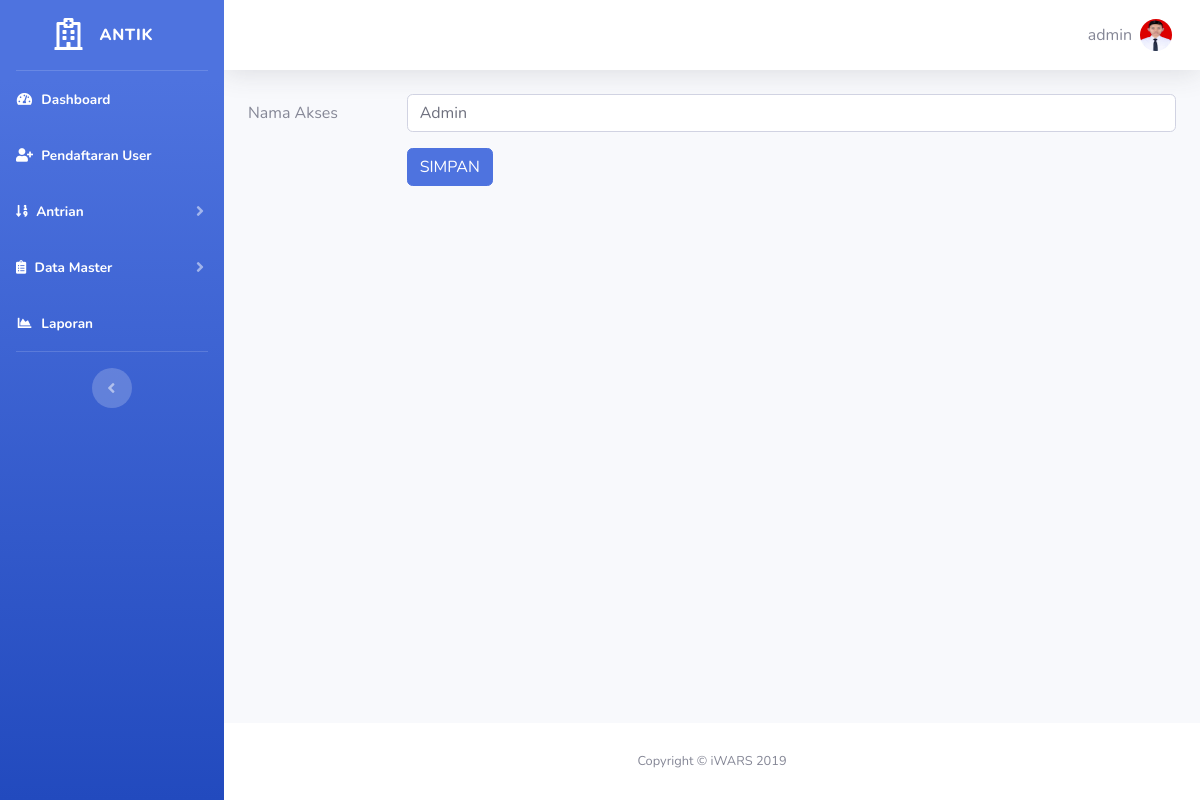
Page /Admin/edit-dakses.php?id=1 (signed in) on the committed database.
### tables this page shows
CREATE TABLE `tb_user` (
  `id_user` int(11) NOT NULL,
  `id_akses` int(11) NOT NULL,
  `no_identitas` varchar(20) NOT NULL,
  `nama` varchar(40) NOT NULL,
  `jenis_kelamin` varchar(1) NOT NULL,
  `tempat_lahir` varchar(30) NOT NULL,
  `tanggal_lahir` date NOT NULL,
  `no_hp` varchar(13) NOT NULL,
  `alamat` varchar(100) NOT NULL,
  `email` varchar(100) NOT NULL,
  `pekerjaan` varchar(30) NOT NULL,
  `username` varchar(10) NOT NULL,
  `password` varchar(10) NOT NULL,
  `foto` varchar(200) NOT NULL
);

CREATE TABLE `tb_akses` (
  `id_akses` int(11) NOT NULL,
  `ket_akses` varchar(11) NOT NULL
);

### session.php (called while the page is built, shortened)
<?php
include "koneksi.php";
$user_check = $_SESSION['username'];
$sql = "SELECT * FROM tb_user WHERE username='$user_check'";
$ses_sql = mysqli_query($koneksi, $sql);
$row = mysqli_fetch_assoc($ses_sql);
$username=$row['username'];
$foto = $row['foto'];
 ?>

### Admin/edit-dakses.php (the view, shortened to what this page needs)
<?php
  require '../koneksi.php';
  include '../session.php';
  $ambil = $koneksi->query("SELECT * FROM tb_akses WHERE id_akses='$_GET[id]'");
  $data = $ambil->fetch_assoc();
?>
<!DOCTYPE html>
<html lang="en">
<?php include 'assets/header.php'; ?>
<body id="page-top">
  <div id="wrapper">
    <?php include 'assets/sidebar.php'; ?>
    <div id="content-wrapper" class="d-flex flex-column">
      <div id="content">
       <?php include 'assets/navbar.php'; ?>
        <div class="container">
         <form action="" method="post" enctype="multipart/form-data">
                <div class="form-group row">
                  <label class="col-sm-2 col-form-label">Nama Akses</label>
                  <div class="col-sm-10">
                    <input type="text" name="akses" placeholder="Nama Lengkap" value="<?php echo $data['ket_akses']?>" class="form-control" required>
                  </div>
                </div>
                <div class="form-group row">
                  <label class="col-sm-2 col-form-label">&nbsp;</label>
                  <div class="col-sm-10">
                    <input type="submit" class="btn btn-primary" name="editakses" value="SIMPAN">
                  </div>
                </div>
              </form>
        </div>
      </div>
     <?php include 'assets/footer.php'; ?>
    </div>
  </div>
</body>
</html>

### Admin/assets/navbar.php (shortened to what this page needs)
<nav class="navbar navbar-expand navbar-light bg-white topbar mb-4 static-top shadow">
  <ul class="navbar-nav ml-auto">
    <li class="nav-item dropdown no-arrow">
      <a class="nav-link dropdown-toggle" href="#" id="userDropdown" role="button" data-toggle="dropdown" aria-haspopup="true" aria-expanded="false">
        <span class="mr-2 d-none d-lg-inline text-gray-600 medium"><?php echo $username;?></span>
        <img class="img-profile rounded-circle" src="../img/<?php echo $foto;?>">
      </a>
    </li>
  </ul>
</nav>

### rows in the picture
tb_user: username "admin", foto (picture)
tb_akses: akses "Admin"
